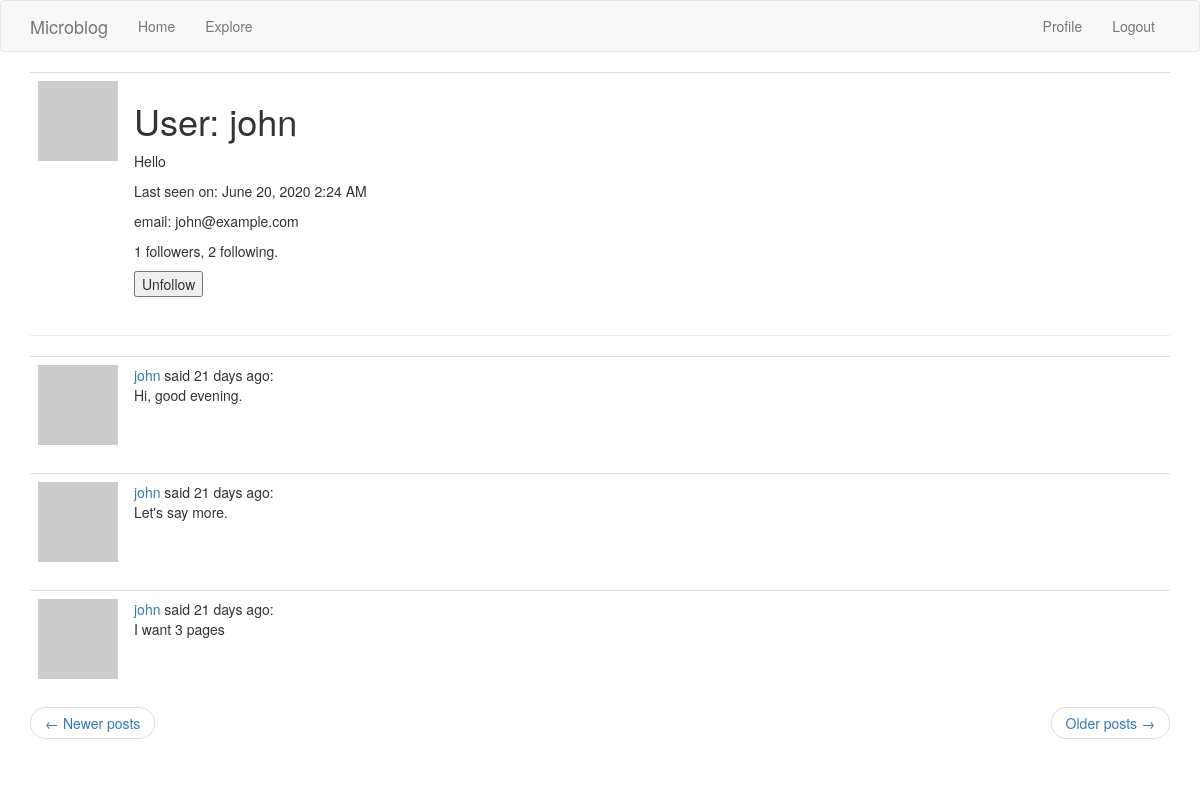
The app's page /user/john?page=2 (signed in) with its own data.
### app/models.py (models this page shows, shortened)
class User(UserMixin, db.Model):
    id            = db.Column(db.Integer, primary_key=True)
    username      = db.Column(db.String(64), index=True, unique=True)
    email         = db.Column(db.String(120), index=True, unique=True)
    password_hash = db.Column(db.String(128))
    about_me      = db.Column(db.String(140))
    last_seen     = db.Column(db.DateTime, default=datetime.utcnow)
    posts    = db.relationship('Post', backref='author', lazy='dynamic')
    followed = db.relationship(
        'User', secondary=followers,
        primaryjoin=(followers.c.follower_id == id),
        secondaryjoin=(followers.c.followed_id == id),
        backref=db.backref('followers', lazy='dynamic'), lazy='dynamic')
    def avatar(self, size):
        digest = md5(self.email.lower().encode('utf-8')).hexdigest()
        return 'https://www.gravatar.com/avatar/{}?d=identicon&s={}'.format(
            digest, size)
    def is_following(self, user):
        return self.followed.filter (
                    followers.c.followed_id == user.id).count() > 0

class Post(db.Model):
    id = db.Column(db.Integer, primary_key=True)
    body = db.Column(db.String(140))
    timestamp = db.Column(db.DateTime, index=True, default=datetime.utcnow)
    language = db.Column(db.String(5))
    user_id = db.Column(db.Integer, db.ForeignKey('user.id'))

### app/main/routes.py (the view)
@bp.route('/user/<username>')
@login_required
def user(username):
    user = User.query.filter_by(username=username).first_or_404()
    page = request.args.get('page', 1, type=int)
    posts = Post.query.filter_by(user_id=user.id).paginate(
        page, current_app.config['POSTS_PER_PAGE'], False)
    next_url = url_for('main.user', username=username, page=posts.next_num) \
        if posts.has_next else None
    prev_url = url_for('main.user', username=username, page=posts.prev_num) \
        if posts.has_prev else None
    form = EmptyForm()
    return render_template('user.html', user=user, posts=posts.items, form=form, next_url=next_url, prev_url=prev_url)

### app/main/forms.py
class EmptyForm(FlaskForm):
    submit = SubmitField('Submit')

### app/main/routes.py (called while the page is built)
@bp.before_request
def before_request():
    g.locale = str(get_locale())
    if current_user.is_authenticated:
        current_user.last_seen = datetime.utcnow()
        db.session.commit()

### app/models.py (called while the page is built)
@login.user_loader
def load_user(id):
    return User.query.get(int(id))

### app/templates/user.html (shortened to what this page needs)
{% extends "base.html" %}
{% block app_content %}
    <table class="table table-hover">
        <tr valign="top">
            <td width="80px"><img src="{{ user.avatar(80) }}"></td>
            <td><h1>User: {{ user.username }}</h1>
                {% if user.about_me %}<p>{{ user.about_me }}</p>{% endif %}
                {% if user.last_seen %}<p>
                Last seen on: {{ moment(user.last_seen).format('LLL') }}</p>
                {% endif %}
                {% if user.email %}<p>email: {{ user.email }}</p>{% endif %}
                <p>{{ user.followers.count() }} followers, {{ user.followed.count() }} following.</p>
                {% if user == current_user %}
                <p><a href="{{ url_for('main.edit_profile') }}">Edit your profile</a></p>
                {% else %}
                <p>
                    <form action="{{ url_for('main.unfollow', username=user.username) }}" method="post">
                        {{ form.submit(value='Unfollow') }}
                    </form>
                </p>
                {% endif %}
            </td>
        </tr>
    </table>
    <hr>
    {% for post in posts %}
        {% include '_post.html' %}
    {% endfor %}
    <nav aria-label="...">
        <ul class="pager">
            <li class="previous{% if not prev_url %} disabled{% endif %}">
                <a href="{{ prev_url or '#' }}">
                    <span aria-hidden="true">&larr;</span> Newer posts
                </a>
            </li>
            <li class="next{% if not next_url %} disabled{% endif %}">
                <a href="{{ next_url or '#' }}">
                    Older posts <span aria-hidden="true">&rarr;</span>
                </a>
            </li>
        </ul>
    </nav>
{% endblock %}

### app/templates/_post.html (shortened to what this page needs)
<table class="table table-hover">
    <tr>
        <td width="70px">
            <a href="{{ url_for('main.user', username=post.author.username) }}">
                <img src="{{ post.author.avatar(70) }}" />
            </a>
        </td>
        <td>
            {{ _('%(username)s said %(when)s', username=user_link, when=moment(post.timestamp).fromNow()) }}:
            <br>
            <span id="post{{ post.id }}">{{ post.body }}</span>
        </td>
    </tr>
</table>

### records on screen
User: username "john", about_me "Hello", last_seen "June 20, 2020 2:24 AM", email "john@example.com"
Post: body "Hi, good evening."
Post: body "Let's say more."
Post: body "I want 3 pages"

### other values on screen
{{ user.followers.count() }} "1"
{{ user.followed.count() }} "2"
